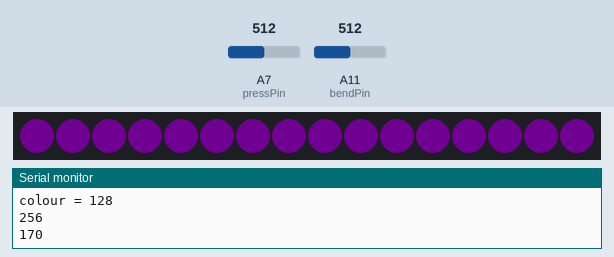
Recording of a sketch running on a simulated Arduino Mega 2560, built with avr-gcc and run on an emulated ATmega2560. Parts: 16 RGB LEDs in strip order, left to right, the last lines printed to the serial monitor. The test bench sets the inputs (shaded band); at power-on: A11 (bendPin) = 512, A7 (pressPin) = 512. Dim RGB values are drawn brighter than linear.

Above: at 1.7 s.
1.8 s: A11 (bendPin) set to 306
At 2.19 s:
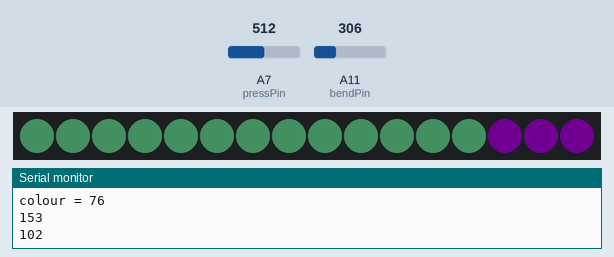
At 3.0 s:
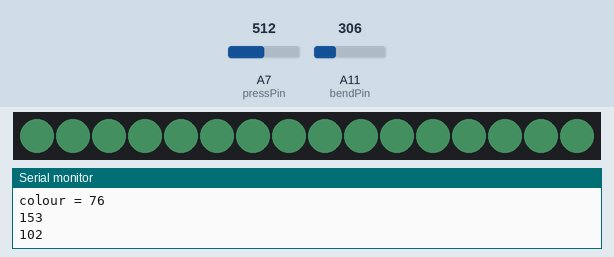
3.7 s: A7 (pressPin) set to 312
6.9 s: A7 (pressPin) set to 287
10.1 s: A11 (bendPin) set to 0
At 12.5 s:
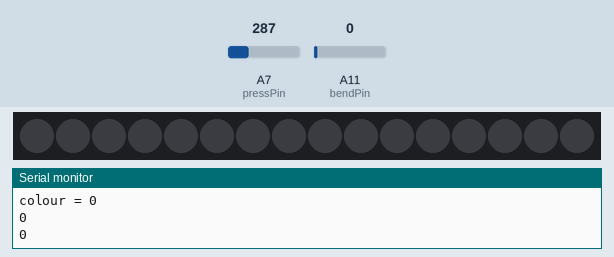
12.8 s: A11 (bendPin) set to 33
14.3 s: A11 (bendPin) set to 39
At 16.5 s:
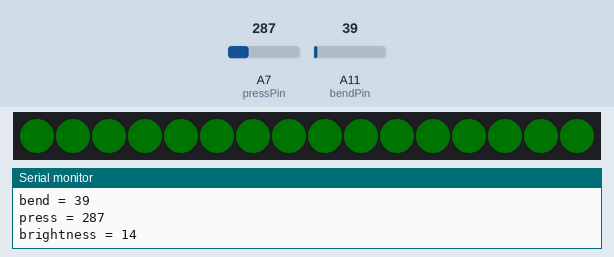
Timing chart, 0 to 17.5 s (numbered marks = the images above; inputs shaded):
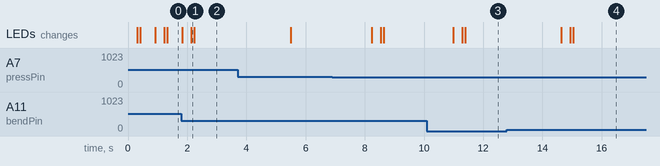

Measured:
- the behaviour switches between 35 and 36 on A11 (bendPin) (found by bisection; images 3 and 4)
- after the input at 1.8 s, the LEDs: first change at once (image 1 shows a later state)
- after the input at 10.1 s, the LEDs: first change after 0.88 s (image 3 shows a later state)
- after the input at 14.3 s, the LEDs: first change after 0.34 s (image 4 shows a later state)

The sketch:

press+bend.ino
```cpp
 // colorWipe function taken from the
 // Adafruit Neopixel tutorial at
 // https://learn.adafruit.com/multi-tasking-the-arduino-part-3/the-color-wipe


#include <Adafruit_NeoPixel.h>

const int bendPin = A11;  //pin 12
const int pressPin = A7;  //pin 6

int bendValue = 0;        // value read from the bend sensor
int pressValue = 0;        // value read from the pressure sensor

#define PIN 1

Adafruit_NeoPixel strip = Adafruit_NeoPixel(16, 1, NEO_GRB + NEO_KHZ800);

void setup(){
  Serial.begin(9600);

   strip.begin();
   strip.show();
   strip.setBrightness(50);
}

void loop() {
  bendValue = analogRead(bendPin);
  Serial.print("bend = " );
  Serial.println(bendValue);   // printing bend sensor value on serial monitor

  pressValue = analogRead(pressPin);
  Serial.print("press = " );
  Serial.println(pressValue);  // printing pressure sensor value on serial monitor


Serial.print("brightness = " );
  Serial.println(pressValue/20);

Serial.print("colour = " );
  Serial.println(bendValue/4),   Serial.println(bendValue/2),    Serial.println(bendValue/3);


colorWipe( strip.Color(bendValue/4, bendValue/2, bendValue/3),25); //rgb values taken from bend sensor
strip.setBrightness(pressValue/20);  //brightness value taken from pressure sensor

 delay(500); //updates every .5 seconds

  }


void colorWipe(uint32_t c, uint8_t wait) {
  for(uint16_t i=0; i<strip.numPixels(); i++) {
      strip.setPixelColor(i, c);
      strip.show();
      delay(wait);
  }
}
```
